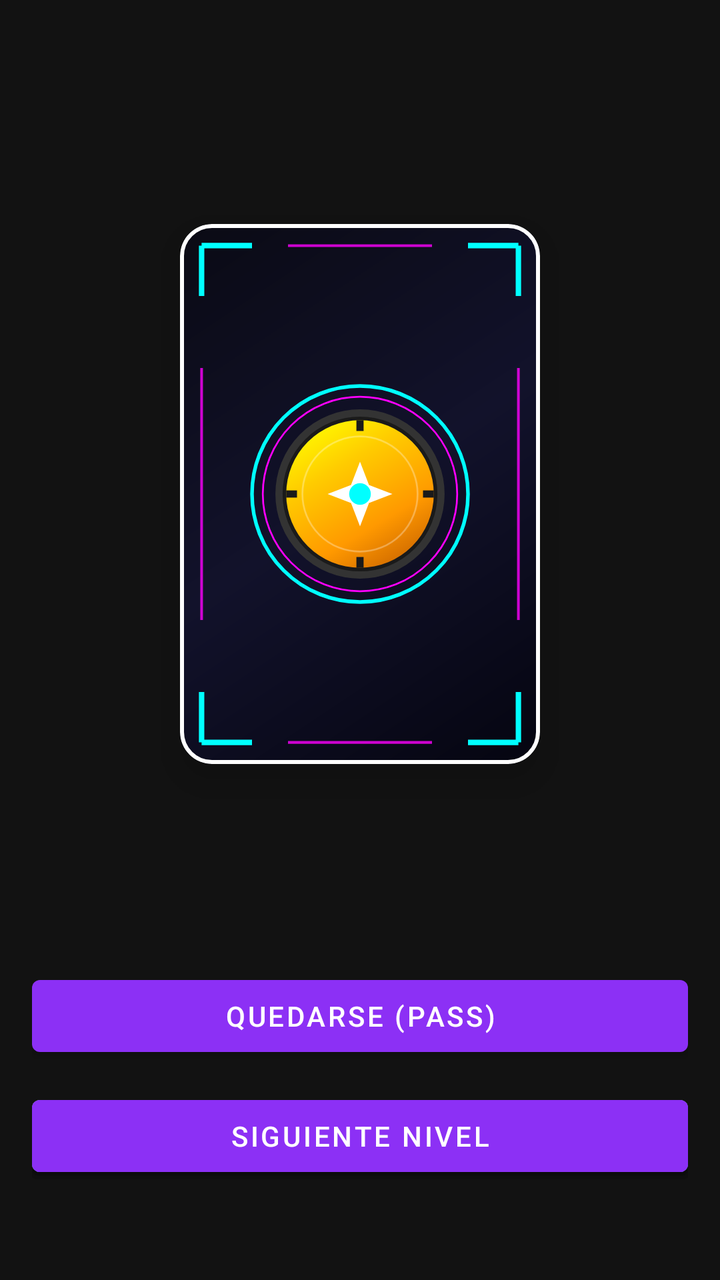
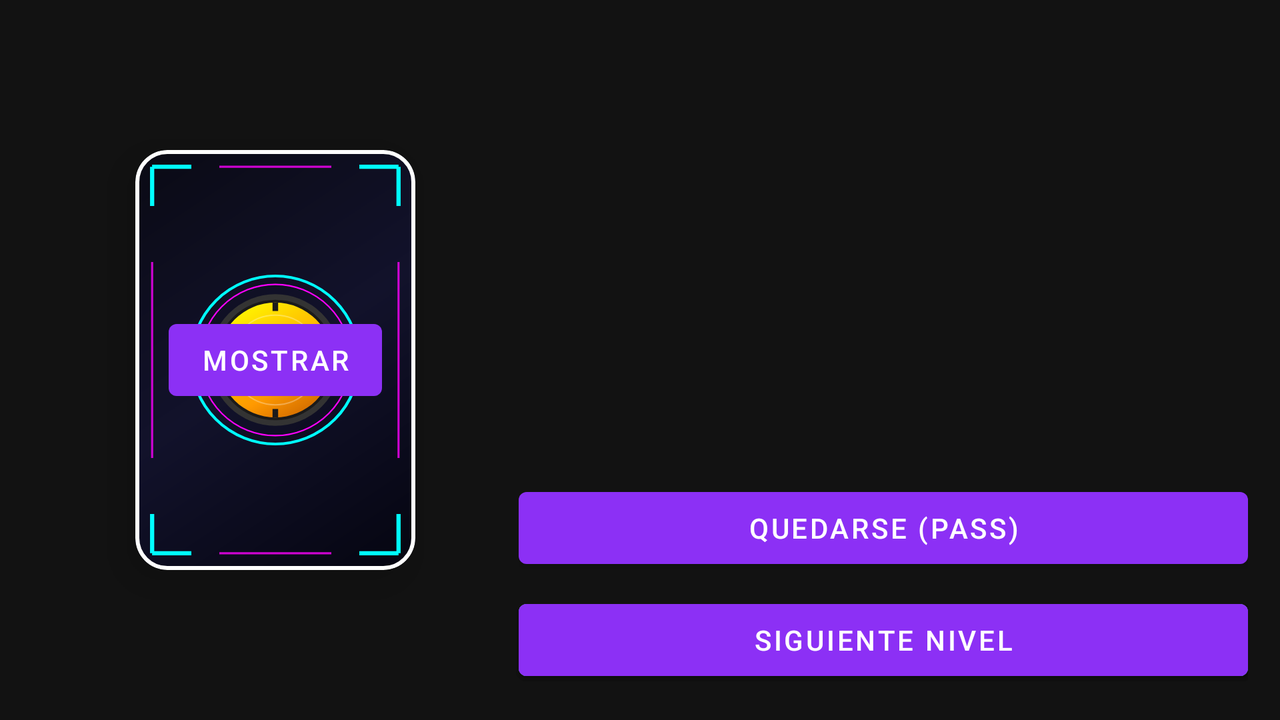

First picture: res/layout/ on a phone held upright. Second picture: the repository's own variant of that layout, on a device whose configuration matches the variant's folder. Source for both follows.
<!-- AndroidManifest.xml: application theme Theme.PartyHub -->
<!-- res/layout/fragment_as_game.xml -->
<?xml version="1.0" encoding="utf-8"?>
<layout xmlns:android="http://schemas.android.com/apk/res/android"
    xmlns:app="http://schemas.android.com/apk/res-auto"
    xmlns:tools="http://schemas.android.com/tools">

    <androidx.constraintlayout.widget.ConstraintLayout
        android:layout_width="match_parent"
        android:layout_height="match_parent"
        android:background="@color/black"
        android:padding="@dimen/margin_normal">


        <androidx.recyclerview.widget.RecyclerView
            android:id="@+id/rvPlayers"
            android:layout_width="match_parent"
            android:layout_height="wrap_content"
            android:layout_marginTop="32dp"
            android:orientation="horizontal"
            app:layoutManager="androidx.recyclerview.widget.LinearLayoutManager"
            app:layout_constraintTop_toTopOf="parent"
            tools:listitem="@layout/list_item_as_player" />

        
        <com.google.android.material.card.MaterialCardView
            android:id="@+id/cardContainer"
            android:layout_width="wrap_content"
            android:layout_height="wrap_content"
            android:layout_marginTop="64dp"
            app:cardCornerRadius="16dp"
            app:cardElevation="12dp"
            app:strokeColor="@color/white"
            app:strokeWidth="2dp"
            app:layout_constraintEnd_toEndOf="parent"
            app:layout_constraintStart_toStartOf="parent"
            app:layout_constraintTop_toBottomOf="@id/rvPlayers">

            <ImageView
                android:id="@+id/ivCard"
                android:layout_width="180dp"
                android:layout_height="270dp"
                android:scaleType="fitCenter"
                android:background="@color/card_background"
                tools:src="@drawable/oro_1" />
        </com.google.android.material.card.MaterialCardView>

        <Button
            android:id="@+id/btnShowCard"
            android:layout_width="wrap_content"
            android:layout_height="wrap_content"
            android:text="MOSTRAR MI CARTA"
            android:visibility="gone"
            app:layout_constraintTop_toTopOf="@id/cardContainer"
            app:layout_constraintBottom_toBottomOf="@id/cardContainer"
            app:layout_constraintStart_toStartOf="parent"
            app:layout_constraintEnd_toEndOf="parent" />

        
        <TextView
            android:id="@+id/tvCard"
            android:layout_width="wrap_content"
            android:layout_height="wrap_content"
            android:visibility="gone" />
            
        <TextView
            android:id="@+id/tvSuit"
            android:layout_width="wrap_content"
            android:layout_height="wrap_content"
            android:visibility="gone" />

        
        <LinearLayout
            android:id="@+id/llActions"
            android:layout_width="match_parent"
            android:layout_height="wrap_content"
            android:layout_marginBottom="@dimen/margin_xlarge"
            android:orientation="vertical"
            app:layout_constraintBottom_toBottomOf="parent">

            <Button
                android:id="@+id/btnStay"
                android:layout_width="match_parent"
                android:layout_height="wrap_content"
                android:layout_marginBottom="@dimen/margin_medium"
                android:text="@string/as_btn_stay" />

            <Button
                android:id="@+id/btnSwap"
                android:layout_width="match_parent"
                android:layout_height="wrap_content"
                android:backgroundTint="@color/btn_as_accent"
                android:text="@string/as_btn_swap" />
        </LinearLayout>

        
        <Button
            android:id="@+id/btnResolveRound"
            android:layout_width="match_parent"
            android:layout_height="wrap_content"
            android:layout_marginBottom="@dimen/margin_xlarge"
            android:backgroundTint="@color/btn_primary"
            android:text="@string/mind_btn_resolve"
            android:visibility="gone"
            app:layout_constraintBottom_toBottomOf="parent"
            tools:visibility="visible" />

        <Button
            android:id="@+id/btnNextRound"
            android:layout_width="match_parent"
            android:layout_height="wrap_content"
            android:layout_marginBottom="@dimen/margin_xlarge"
            android:text="@string/mind_btn_next"
            android:visibility="gone"
            app:layout_constraintBottom_toBottomOf="parent"
            tools:visibility="visible" />

    </androidx.constraintlayout.widget.ConstraintLayout>
</layout>
<!-- resources referenced by this layout -->
<resources>
  <color name="black">#FF121212</color>
  <color name="btn_as_accent">#FFFF9100</color>
  <color name="btn_primary">#FF3D5AFE</color>
  <color name="card_background">#FF2C2C2C</color>
  <color name="white">#FFFFFFFF</color>
  <dimen name="margin_medium">12dp</dimen>
  <dimen name="margin_normal">16dp</dimen>
  <dimen name="margin_xlarge">32dp</dimen>
  <!-- drawable oro_1: vector/xml drawable (drawable, 3511 chars, omitted) -->
  <string name="as_btn_stay">Quedarse (PASS)</string>
  <string name="as_btn_swap">Intercambiar Carta</string>
  <string name="mind_btn_next">Siguiente Nivel</string>
  <string name="mind_btn_resolve">Resolver Vidas</string>
  <style name="Theme.PartyHub" parent="Theme.MaterialComponents.DayNight.NoActionBar">
          <item name="colorPrimary">@color/purple_500</item>
          <item name="colorPrimaryVariant">@color/purple_700</item>
          <item name="colorOnPrimary">@color/white</item>
          <item name="colorSecondary">@color/teal_200</item>
          <item name="colorSecondaryVariant">@color/teal_700</item>
          <item name="colorOnSecondary">@color/black</item>
      </style>
  <color name="purple_500">#FF8C30F5</color>
  <color name="purple_700">#FF3700B3</color>
  <color name="teal_200">#FF03DAC5</color>
  <color name="teal_700">#FF018786</color>
</resources>
<!-- res/layout-land/fragment_as_game.xml (the repository's variant of the layout above) -->
<!-- drawn on the phone turned sideways -->
<?xml version="1.0" encoding="utf-8"?>
<layout xmlns:android="http://schemas.android.com/apk/res/android"
    xmlns:app="http://schemas.android.com/apk/res-auto"
    xmlns:tools="http://schemas.android.com/tools">

    <androidx.constraintlayout.widget.ConstraintLayout
        android:layout_width="match_parent"
        android:layout_height="match_parent"
        android:background="@color/black"
        android:padding="@dimen/margin_normal">

        <androidx.constraintlayout.widget.Guideline
            android:id="@+id/guideline_vertical"
            android:layout_width="wrap_content"
            android:layout_height="wrap_content"
            android:orientation="vertical"
            app:layout_constraintGuide_percent="0.4" />

        
        <com.google.android.material.card.MaterialCardView
            android:id="@+id/cardContainer"
            android:layout_width="wrap_content"
            android:layout_height="wrap_content"
            app:cardCornerRadius="16dp"
            app:cardElevation="12dp"
            app:strokeColor="@color/white"
            app:strokeWidth="2dp"
            app:layout_constraintBottom_toBottomOf="parent"
            app:layout_constraintEnd_toStartOf="@+id/guideline_vertical"
            app:layout_constraintStart_toStartOf="parent"
            app:layout_constraintTop_toTopOf="parent">

            <FrameLayout
                android:layout_width="wrap_content"
                android:layout_height="wrap_content">

                <ImageView
                    android:id="@+id/ivCard"
                    android:layout_width="140dp"
                    android:layout_height="210dp"
                    android:scaleType="fitCenter"
                    android:background="@color/card_background"
                    tools:src="@drawable/oro_1" />

                <Button
                    android:id="@+id/btnShowCard"
                    android:layout_width="wrap_content"
                    android:layout_height="wrap_content"
                    android:layout_gravity="center"
                    android:text="MOSTRAR"
                    android:visibility="gone"
                    tools:visibility="visible" />
            </FrameLayout>

        </com.google.android.material.card.MaterialCardView>

        
        <androidx.recyclerview.widget.RecyclerView
            android:id="@+id/rvPlayers"
            android:layout_width="0dp"
            android:layout_height="wrap_content"
            android:orientation="horizontal"
            app:layoutManager="androidx.recyclerview.widget.LinearLayoutManager"
            app:layout_constraintEnd_toEndOf="parent"
            app:layout_constraintStart_toEndOf="@id/guideline_vertical"
            app:layout_constraintTop_toTopOf="parent"
            tools:listitem="@layout/list_item_as_player" />

        <LinearLayout
            android:id="@+id/llActions"
            android:layout_width="0dp"
            android:layout_height="wrap_content"
            android:orientation="vertical"
            app:layout_constraintBottom_toBottomOf="parent"
            app:layout_constraintEnd_toEndOf="parent"
            app:layout_constraintStart_toEndOf="@id/guideline_vertical">

            <Button
                android:id="@+id/btnStay"
                android:layout_width="match_parent"
                android:layout_height="wrap_content"
                android:layout_marginBottom="@dimen/margin_small"
                android:text="@string/as_btn_stay" />

            <Button
                android:id="@+id/btnSwap"
                android:layout_width="match_parent"
                android:layout_height="wrap_content"
                android:backgroundTint="@color/btn_as_accent"
                android:text="@string/as_btn_swap" />
        </LinearLayout>

        <Button
            android:id="@+id/btnResolveRound"
            android:layout_width="0dp"
            android:layout_height="wrap_content"
            android:backgroundTint="@color/btn_primary"
            android:text="@string/mind_btn_resolve"
            android:visibility="gone"
            app:layout_constraintBottom_toBottomOf="parent"
            app:layout_constraintEnd_toEndOf="parent"
            app:layout_constraintStart_toEndOf="@id/guideline_vertical"
            tools:visibility="visible" />

        <Button
            android:id="@+id/btnNextRound"
            android:layout_width="0dp"
            android:layout_height="wrap_content"
            android:text="@string/mind_btn_next"
            android:visibility="gone"
            app:layout_constraintBottom_toBottomOf="parent"
            app:layout_constraintEnd_toEndOf="parent"
            app:layout_constraintStart_toEndOf="@id/guideline_vertical"
            tools:visibility="visible" />

    </androidx.constraintlayout.widget.ConstraintLayout>
</layout>
<!-- resources referenced by the variant -->
<!-- as the phone turned sideways resolves them -->
<resources>
  <color name="black">#FF121212</color>
  <color name="btn_as_accent">#FFFF9100</color>
  <color name="btn_primary">#FF3D5AFE</color>
  <color name="card_background">#FF2C2C2C</color>
  <color name="white">#FFFFFFFF</color>
  <dimen name="margin_normal">16dp</dimen>
  <dimen name="margin_small">8dp</dimen>
  <!-- drawable oro_1: vector/xml drawable (drawable, 3511 chars, omitted) -->
  <string name="as_btn_stay">Quedarse (PASS)</string>
  <string name="as_btn_swap">Intercambiar Carta</string>
  <string name="mind_btn_next">Siguiente Nivel</string>
  <string name="mind_btn_resolve">Resolver Vidas</string>
  <style name="Theme.PartyHub" parent="Theme.MaterialComponents.DayNight.NoActionBar">
          <item name="colorPrimary">@color/purple_500</item>
          <item name="colorPrimaryVariant">@color/purple_700</item>
          <item name="colorOnPrimary">@color/white</item>
          <item name="colorSecondary">@color/teal_200</item>
          <item name="colorSecondaryVariant">@color/teal_700</item>
          <item name="colorOnSecondary">@color/black</item>
      </style>
  <color name="purple_500">#FF8C30F5</color>
  <color name="purple_700">#FF3700B3</color>
  <color name="teal_200">#FF03DAC5</color>
  <color name="teal_700">#FF018786</color>
</resources>
